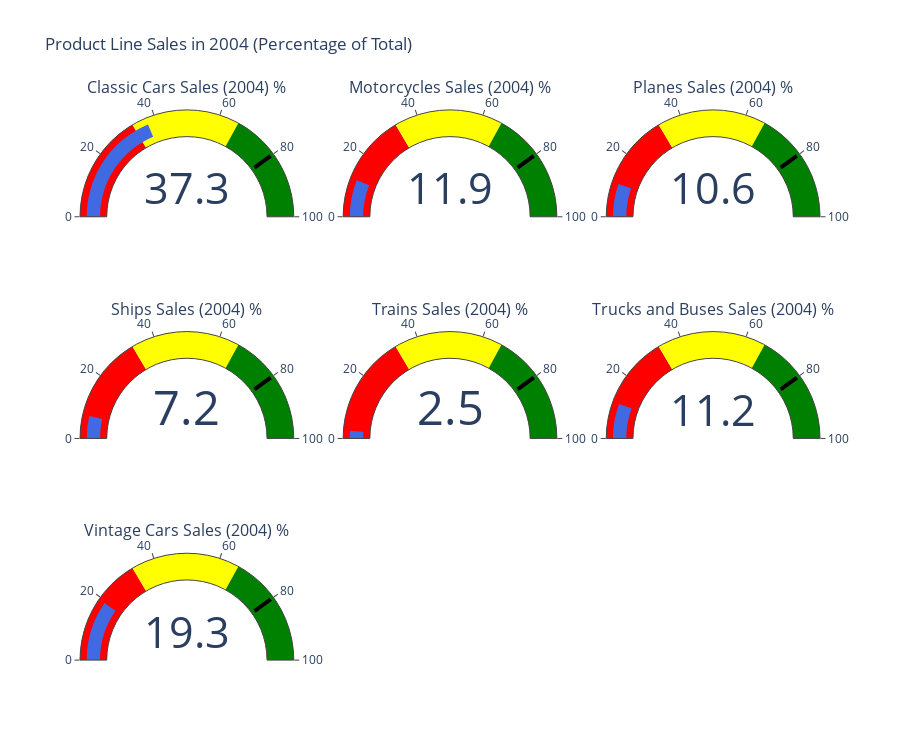

Notebook source saved alongside this figure:
### Markdown cell above
DIAL GAUGES FOR THE YEAR 2004

### Code cell
import plotly.graph_objects as go
from plotly.subplots import make_subplots

# Provided Data
data = pd.DataFrame({
    'PRODUCTLINE': ['Classic Cars', 'Classic Cars', 'Classic Cars', 'Motorcycles', 'Motorcycles', 'Motorcycles',
                    'Planes', 'Planes', 'Planes', 'Ships', 'Ships', 'Ships', 'Trains', 'Trains', 'Trains',
                    'Trucks and Buses', 'Trucks and Buses', 'Trucks and Buses', 'Vintage Cars', 'Vintage Cars', 'Vintage Cars'],
    'ORDER_YEAR': [2003, 2004, 2005, 2003, 2004, 2005, 2003, 2004, 2005, 2003, 2004, 2005, 2003, 2004, 2005,
                   2003, 2004, 2005, 2003, 2004, 2005],
    'TOTAL_SALES': [1484785.29, 1762257.09, 672573.28, 370895.58, 560545.23, 234947.53, 272257.60, 502671.80,
                    200074.17, 244821.09, 341437.97, 128178.07, 72802.29, 116523.85, 36917.33, 420429.93,
                    529302.89, 178057.02, 650987.76, 911423.77, 340739.31]
})

# Filter for 2004 data
data_2004 = data[data['ORDER_YEAR'] == 2004].copy() # Use .copy() to avoid SettingWithCopyWarning

# Calculate total sales in 2004
total_sales_2004 = data_2004['TOTAL_SALES'].sum()

# Get unique product lines for 2004
product_lines_2004 = data_2004['PRODUCTLINE'].unique()
num_product_lines = len(product_lines_2004)

# Determine the grid layout (adjust rows and cols as needed)
rows = (num_product_lines + 2) // 3  # Try to fit in 3 columns
cols = min(num_product_lines, 3)

# Create subplots
fig = make_subplots(rows=rows, cols=cols, specs=[[{'type':'indicator'}]*cols]*rows,
                    subplot_titles=[f"{pl} Sales (2004) %" for pl in product_lines_2004])

# Add gauge charts for each product line
for i, product_line in enumerate(product_lines_2004):
    product_line_sales = data_2004[data_2004['PRODUCTLINE'] == product_line]['TOTAL_SALES'].values[0]
    percentage = (product_line_sales / total_sales_2004) * 100
    row = (i // cols) + 1
    col = (i % cols) + 1

    fig.add_trace(go.Indicator(
        mode="gauge+number",
        value=percentage,
        domain={'x': [0, 1], 'y': [0, 1]},
        gauge={
            'axis': {'range': [None, 100]},
            'bar': {'color': "royalblue"},
            'steps': [
                {'range': [0, 33], 'color': "red"},
                {'range': [33, 66], 'color': "yellow"},
                {'range': [66, 100], 'color': "green"}],
            'threshold': {
                'line': {'color': "black", 'width': 4},
                'thickness': 0.75,
                'value': 80  # Example threshold - adjust as needed
            }
        },
        name=product_line  # For legend/hover information
    ), row=row, col=col)

fig.update_layout(
    title_text="Product Line Sales in 2004 (Percentage of Total)",
    showlegend=False,
    height=250 * rows,  # Adjust height based on the number of rows
    width=300 * cols    # Adjust width based on the number of columns
)

fig.show()

### Figure 1 — Plotly figure (JSON) as saved in the notebook; plotly's stock layout.template omitted (floating-point values rounded to 4 significant figures)
{"data": [{"domain": {"x": [0, 0.2889], "y": [0.7778, 1]}, "gauge": {"axis": {"range": [null, 100]}, "bar": {"color": "royalblue"}, "steps": [{"color": "red", "range": [0, 33]}, {"color": "yellow", "range": [33, 66]}, {"color": "green", "range": [66, 100]}], "threshold": {"line": {"color": "black", "width": 4}, "thickness": 0.75, "value": 80}}, "mode": "gauge+number", "name": "Classic Cars", "type": "indicator", "value": 37.3}, {"domain": {"x": [0.3556, 0.6444], "y": [0.7778, 1]}, "gauge": {"axis": {"range": [null, 100]}, "bar": {"color": "royalblue"}, "steps": [{"color": "red", "range": [0, 33]}, {"color": "yellow", "range": [33, 66]}, {"color": "green", "range": [66, 100]}], "threshold": {"line": {"color": "black", "width": 4}, "thickness": 0.75, "value": 80}}, "mode": "gauge+number", "name": "Motorcycles", "type": "indicator", "value": 11.87}, {"domain": {"x": [0.7111, 1], "y": [0.7778, 1]}, "gauge": {"axis": {"range": [null, 100]}, "bar": {"color": "royalblue"}, "steps": [{"color": "red", "range": [0, 33]}, {"color": "yellow", "range": [33, 66]}, {"color": "green", "range": [66, 100]}], "threshold": {"line": {"color": "black", "width": 4}, "thickness": 0.75, "value": 80}}, "mode": "gauge+number", "name": "Planes", "type": "indicator", "value": 10.64}, {"domain": {"x": [0, 0.2889], "y": [0.3889, 0.6111]}, "gauge": {"axis": {"range": [null, 100]}, "bar": {"color": "royalblue"}, "steps": [{"color": "red", "range": [0, 33]}, {"color": "yellow", "range": [33, 66]}, {"color": "green", "range": [66, 100]}], "threshold": {"line": {"color": "black", "width": 4}, "thickness": 0.75, "value": 80}}, "mode": "gauge+number", "name": "Ships", "type": "indicator", "value": 7.227}, {"domain": {"x": [0.3556, 0.6444], "y": [0.3889, 0.6111]}, "gauge": {"axis": {"range": [null, 100]}, "bar": {"color": "royalblue"}, "steps": [{"color": "red", "range": [0, 33]}, {"color": "yellow", "range": [33, 66]}, {"color": "green", "range": [66, 100]}], "threshold": {"line": {"color": "black", "width": 4}, "thickness": 0.75, "value": 80}}, "mode": "gauge+number", "name": "Trains", "type": "indicator", "value": 2.467}, {"domain": {"x": [0.7111, 1], "y": [0.3889, 0.6111]}, "gauge": {"axis": {"range": [null, 100]}, "bar": {"color": "royalblue"}, "steps": [{"color": "red", "range": [0, 33]}, {"color": "yellow", "range": [33, 66]}, {"color": "green", "range": [66, 100]}], "threshold": {"line": {"color": "black", "width": 4}, "thickness": 0.75, "value": 80}}, "mode": "gauge+number", "name": "Trucks and Buses", "type": "indicator", "value": 11.2}, {"domain": {"x": [0, 0.2889], "y": [0, 0.2222]}, "gauge": {"axis": {"range": [null, 100]}, "bar": {"color": "royalblue"}, "steps": [{"color": "red", "range": [0, 33]}, {"color": "yellow", "range": [33, 66]}, {"color": "green", "range": [66, 100]}], "threshold": {"line": {"color": "black", "width": 4}, "thickness": 0.75, "value": 80}}, "mode": "gauge+number", "name": "Vintage Cars", "type": "indicator", "value": 19.29}], "layout": {"annotations": [{"font": {"size": 16}, "showarrow": false, "text": "Classic Cars Sales (2004) %", "x": 0.1444, "xanchor": "center", "xref": "paper", "y": 1, "yanchor": "bottom", "yref": "paper"}, {"font": {"size": 16}, "showarrow": false, "text": "Motorcycles Sales (2004) %", "x": 0.5, "xanchor": "center", "xref": "paper", "y": 1, "yanchor": "bottom", "yref": "paper"}, {"font": {"size": 16}, "showarrow": false, "text": "Planes Sales (2004) %", "x": 0.8556, "xanchor": "center", "xref": "paper", "y": 1, "yanchor": "bottom", "yref": "paper"}, {"font": {"size": 16}, "showarrow": false, "text": "Ships Sales (2004) %", "x": 0.1444, "xanchor": "center", "xref": "paper", "y": 0.6111, "yanchor": "bottom", "yref": "paper"}, {"font": {"size": 16}, "showarrow": false, "text": "Trains Sales (2004) %", "x": 0.5, "xanchor": "center", "xref": "paper", "y": 0.6111, "yanchor": "bottom", "yref": "paper"}, {"font": {"size": 16}, "showarrow": false, "text": "Trucks and Buses Sales (2004) %", "x": 0.8556, "xanchor": "center", "xref": "paper", "y": 0.6111, "yanchor": "bottom", "yref": "paper"}, {"font": {"size": 16}, "showarrow": false, "text": "Vintage Cars Sales (2004) %", "x": 0.1444, "xanchor": "center", "xref": "paper", "y": 0.2222, "yanchor": "bottom", "yref": "paper"}], "height": 750, "showlegend": false, "title": {"text": "Product Line Sales in 2004 (Percentage of Total)"}, "width": 900}}
